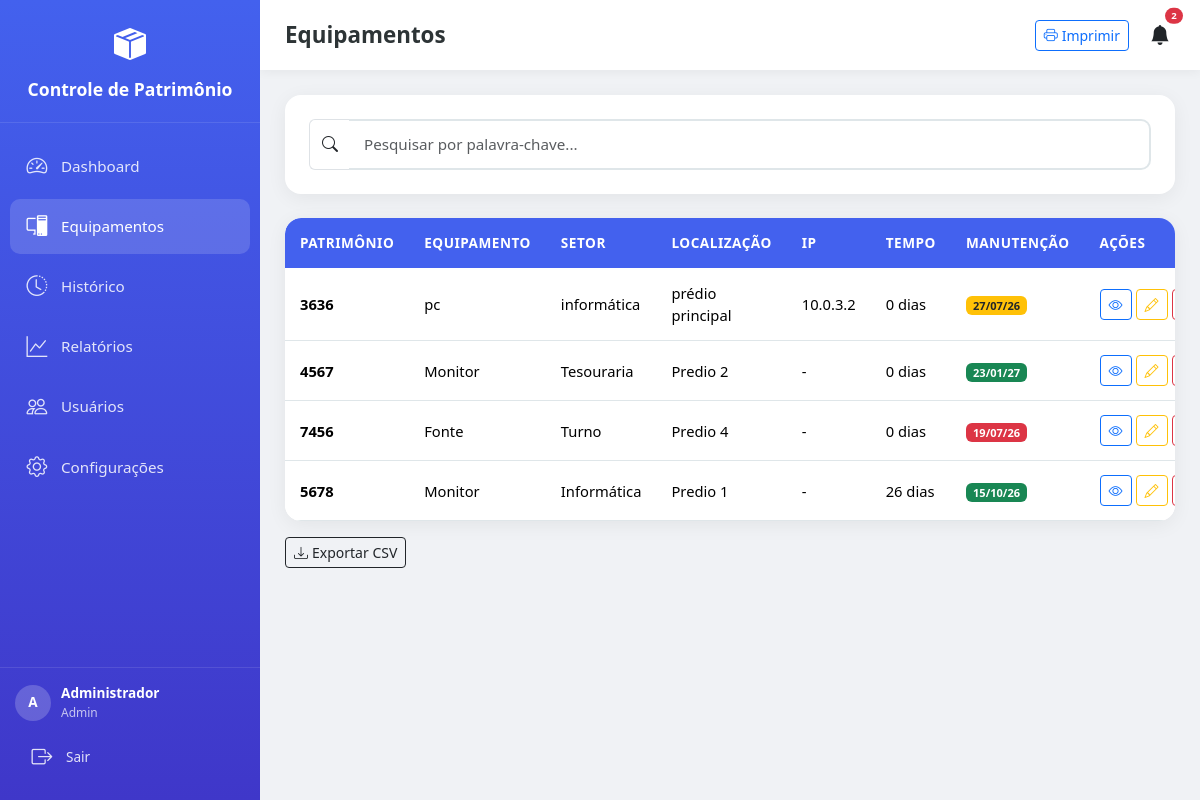
The app's page /equipamentos (signed in) with its own data.
### app/models/models.py (models this page shows, shortened)
class Configuracao(db.Model):
    __tablename__ = 'configuracoes'
    id = db.Column(db.Integer, primary_key=True)
    nome_empresa = db.Column(db.String(200), default='Controle de Patrimônio')
    logo = db.Column(db.String(200), nullable=True)
    dias_lembrete_manutencao = db.Column(db.String(50), default='30,15,7,1')
    tema = db.Column(db.String(20), default='claro')
    data_atualizacao = db.Column(db.DateTime, default=datetime.now, onupdate=datetime.now)

class Usuario(UserMixin, db.Model):
    __tablename__ = 'usuarios'
    id = db.Column(db.Integer, primary_key=True)
    nome = db.Column(db.String(100), nullable=False)
    username = db.Column(db.String(50), unique=True, nullable=False)
    email = db.Column(db.String(120), unique=True, nullable=False)
    password_hash = db.Column(db.String(256), nullable=False)
    is_admin = db.Column(db.Boolean, default=False)
    ativo = db.Column(db.Boolean, default=True)
    data_criacao = db.Column(db.DateTime, default=datetime.now)
    equipamentos = db.relationship('Equipamento', backref='usuario_cadastro', lazy=True)

class Equipamento(db.Model):
    __tablename__ = 'equipamentos'
    id = db.Column(db.Integer, primary_key=True)
    patrimonio = db.Column(db.String(50))
    data_inclusao = db.Column(db.Date, default=date.today)
    baixado = db.Column(db.Boolean, default=False)
    data_baixa = db.Column(db.Date, nullable=True)
    equipamento = db.Column(db.String(100))
    area_patrimonial = db.Column(db.String(100))
    setor = db.Column(db.String(100))
    localizacao = db.Column(db.String(100))
    especificacao = db.Column(db.Text)
    ultima_manutencao = db.Column(db.Date, nullable=True)
    proxima_manutencao = db.Column(db.Date, nullable=True)
    sistema_operacional = db.Column(db.String(100))
    placa_mae = db.Column(db.String(100))
    processador = db.Column(db.String(100))
    memoria_ram = db.Column(db.String(50))
    armazenamento = db.Column(db.String(100))
    ip = db.Column(db.String(50))
    usuario_id = db.Column(db.Integer, db.ForeignKey('usuarios.id'), nullable=False)
    data_criacao = db.Column(db.DateTime, default=datetime.now)
    data_atualizacao = db.Column(db.DateTime, default=datetime.now, onupdate=datetime.now)
    observacoes = db.relationship('Observacao', backref='equipamento', lazy=True, cascade='all, delete-orphan')
    @property
    def tempo_uso(self):
        if self.baixado and self.data_baixa:
            end_date = self.data_baixa
        else:
            end_date = date.today()
        if not self.data_inclusao:
            return {'anos': 0, 'meses': 0, 'dias': 0}
        delta = end_date - self.data_inclusao
        anos = delta.days // 365
        meses = (delta.days % 365) // 30
        dias = (delta.days % 365) % 30
        return {'anos': anos, 'meses': meses, 'dias': dias, 'total_dias': delta.days}
    @property
    def tempo_uso_formatado(self):
        t = self.tempo_uso
        partes = []
        if t['anos'] > 0:
            partes.append(f"{t['anos']} ano{'s' if t['anos'] > 1 else ''}")
        if t['meses'] > 0:
            partes.append(f"{t['meses']} mes{'es' if t['meses'] > 1 else ''}")
        if t['dias'] > 0:
            partes.append(f"{t['dias']} dia{'s' if t['dias'] > 1 else ''}")
        return ', '.join(partes) if partes else '0 dias'
    @property
    def status_manutencao(self):
        if not self.proxima_manutencao:
            return 'sem_manutencao'
        hoje = date.today()
        delta = (self.proxima_manutencao - hoje).days
        if delta < 0:
            return 'vencido'
        elif delta <= 30:
            return 'proximo'
        else:
            return 'ok'

### app/routes/main.py (the view, shortened to what this page needs)
@bp.route('/equipamentos')
@login_required
def equipamentos():
    page = request.args.get('page', 1, type=int)
    per_page = request.args.get('per_page', 25, type=int)
    query = Equipamento.query
    filtro_setor = request.args.get('setor', '')
    filtro_area = request.args.get('area_patrimonial', '')
    filtro_local = request.args.get('localizacao', '')
    filtro_equip = request.args.get('equipamento', '')
    filtro_status = request.args.get('status', '')
    filtro_manutencao = request.args.get('manutencao', '')
    filtro_usuario = request.args.get('usuario_id', '')
    busca = request.args.get('busca', '')
    ordenar = request.args.get('ordenar', 'data_inclusao')
    direcao = request.args.get('direcao', 'desc')
    if filtro_setor:
        query = query.filter(Equipamento.setor == filtro_setor)
    if filtro_area:
        query = query.filter(Equipamento.area_patrimonial == filtro_area)
    if filtro_local:
        query = query.filter(Equipamento.localizacao == filtro_local)
    if filtro_equip:
        query = query.filter(Equipamento.equipamento == filtro_equip)
    if filtro_status == 'ativos':
        query = query.filter_by(baixado=False)
    elif filtro_status == 'baixados':
        query = query.filter_by(baixado=True)
    if filtro_manutencao == 'proxima':
        hoje = date.today()
        dias_alertas = [30, 15, 7, 1]
        query = query.filter(Equipamento.proxima_manutencao != None)
        query = query.filter(Equipamento.proxima_manutencao <= hoje + timedelta(days=30))
    elif filtro_manutencao == 'vencida':
        query = query.filter(Equipamento.proxima_manutencao < date.today())
    elif filtro_manutencao == 'sem':
        query = query.filter(Equipamento.proxima_manutencao == None)
    if filtro_usuario:
        query = query.filter_by(usuario_id=int(filtro_usuario))
    if ordenar == 'patrimonio':
        col = Equipamento.patrimonio
    elif ordenar == 'data':
        col = Equipamento.data_inclusao
    elif ordenar == 'equipamento':
        col = Equipamento.equipamento
    elif ordenar == 'setor':
        col = Equipamento.setor
    elif ordenar == 'tempo_uso':
        col = Equipamento.data_inclusao
    elif ordenar == 'ultima_manutencao':
        col = Equipamento.ultima_manutencao
    elif ordenar == 'proxima_manutencao':
        col = Equipamento.proxima_manutencao
    else:
        col = Equipamento.data_inclusao
    if direcao == 'desc':
        col = col.desc()
    query = query.order_by(Equipamento.baixado.asc(), col)
    pagination = query.paginate(page=page, per_page=per_page, error_out=False)
    setores = db.session.query(Equipamento.setor).distinct().all()
    areas = db.session.query(Equipamento.area_patrimonial).distinct().all()
    locais = db.session.query(Equipamento.localizacao).distinct().all()
    equip_tipos = db.session.query(Equipamento.equipamento).distinct().all()
    usuarios = Usuario.query.all()
    config = Configuracao.query.first()
    return render_template('equipamentos.html',
        equipamentos=pagination.items,
        pagination=pagination,
        setores=setores, areas=areas, locais=locais,
        equip_tipos=equip_tipos, usuarios=usuarios,
        filtros=request.args, config=config
    )

### app/templates/equipamentos.html (shortened to what this page needs)
{% extends "base.html" %}
{% block page_title %}Equipamentos{% endblock %}
{% block content %}
<div class="card-modern p-3 p-md-4 mb-4 no-print">
    <form method="GET"
          action="{{ url_for('main.equipamentos') }}"
          id="formBusca"
          class="w-100">
        <div class="input-group w-100 flex-nowrap">
            <span class="input-group-text bg-white border-end-0 flex-shrink-0">
                <i class="bi bi-search"></i>
            </span>
            <input
                type="text"
                name="busca"
                id="campoBusca"
                class="form-control form-control-modern border-start-0"
                placeholder="Pesquisar por palavra-chave..."
                value="{{ request.args.get('busca','') }}"
                autocomplete="off"
            >
        </div>
    </form>
</div>
<div class="card-modern overflow-hidden">
    <div class="table-responsive">
        <table class="table table-modern table-hover mb-0">
            <thead>
                <tr>
                    <th>Patrimônio</th>
                    <th class="d-none d-md-table-cell">Equipamento</th>
                    <th class="d-none d-sm-table-cell">Setor</th>
                    <th class="d-none d-lg-table-cell">Localização</th>
                    <th class="d-none d-xl-table-cell">IP</th>
                    <th>Tempo</th>
                    <th>Manutenção</th>
                    <th class="no-print">Ações</th>
                </tr>
            </thead>
            <tbody>
                {% for eq in equipamentos %}
                <tr class="{{ 'baixado' if eq.baixado else '' }}">
                    <td>
                        <span class="fw-bold d-block">{{ eq.patrimonio or '-' }}</span>
                    </td>
                    <td class="d-none d-md-table-cell">{{ eq.equipamento or '-' }}</td>
                    <td class="d-none d-sm-table-cell">{{ eq.setor or '-' }}</td>
                    <td class="d-none d-lg-table-cell">{{ eq.localizacao or '-' }}</td>
                    <td class="d-none d-xl-table-cell">{{ eq.ip or '-' }}</td>
                    <td>{{ eq.tempo_uso_formatado }}</td>
                    <td>
                        {% if eq.proxima_manutencao %}
                            {% if eq.status_manutencao == 'vencido' %}
                                <span class="badge bg-danger">{{ eq.proxima_manutencao.strftime('%d/%m/%y') }}</span>
                            {% elif eq.status_manutencao == 'proximo' %}
                                <span class="badge bg-warning text-dark">{{ eq.proxima_manutencao.strftime('%d/%m/%y') }}</span>
                            {% else %}
                                <span class="badge bg-success">{{ eq.proxima_manutencao.strftime('%d/%m/%y') }}</span>
                            {% endif %}
                        {% else %}
                            <span class="badge bg-secondary">Não agend.</span>
                        {% endif %}
                    </td>
                    <td class="no-print">
                        <div class="d-flex gap-1">
                            <a href="{{ url_for('main.equipamento_detalhe', id=eq.id) }}" class="btn btn-sm btn-outline-primary" title="Ver"><i class="bi bi-eye"></i></a>
                            {% if current_user.is_admin or eq.usuario_id == current_user.id %}
                            <a href="{{ url_for('main.equipamento_editar', id=eq.id) }}" class="btn btn-sm btn-outline-warning" title="Editar"><i class="bi bi-pencil"></i></a>
                            {% endif %}
                            {% if current_user.is_admin %}
                            <form method="POST" action="{{ url_for('main.equipamento_excluir', id=eq.id) }}" class="d-inline" onsubmit="return confirm('Excluir este equipamento?')">
                                <button type="submit" class="btn btn-sm btn-outline-danger" title="Excluir"></button>
                            </form>
                            {% endif %}
                        </div>
                    </td>
                </tr>
                {% else %}
                <tr><td colspan="8" class="text-center py-5 text-muted">Nenhum equipamento encontrado.</td></tr>
                {% endfor %}
            </tbody>
        </table>
    </div>
</div>
<div class="mt-3 no-print d-flex flex-wrap gap-2">
    <a href="{{ url_for('main.exportar_csv') }}" class="btn btn-outline-dark btn-sm"><i class="bi bi-download me-1"></i>Exportar CSV</a>
</div>
{% endblock %}

### app/templates/base.html (shortened to what this page needs)
<!DOCTYPE html>
<html lang="pt-BR" data-theme="{{ config.tema if config else 'claro' }}">
<head>
    <link href="https://cdn.jsdelivr.net/npm/bootstrap@5.3.2/dist/css/bootstrap.min.css" rel="stylesheet">
    <link rel="stylesheet" href="https://cdn.jsdelivr.net/npm/bootstrap-icons@1.11.1/font/bootstrap-icons.css">
    <link rel="stylesheet" href="/static/css/style.css">
</head>
<body>
    {% if current_user.is_authenticated %}
    <nav class="sidebar" id="sidebar">
        <div class="sidebar-header">
            <div class="logo-icon"><i class="bi bi-box-seam-fill"></i></div>
            <div class="logo-text">{{ config.nome_empresa if config else 'Patrimônio' }}</div>
        </div>
        <div class="sidebar-nav">
            <div class="nav-item">
                <a href="{{ url_for('main.dashboard') }}" class="nav-link {% if request.endpoint == 'main.dashboard' %}active{% endif %}">
                    <i class="bi bi-speedometer2"></i>
                    <span class="nav-text">Dashboard</span>
                </a>
            </div>
            <div class="nav-item">
                <a href="{{ url_for('main.equipamentos') }}" class="nav-link {% if request.endpoint.startswith('main.equipamento') %}active{% endif %}">
                    <i class="bi bi-pc-display"></i>
                    <span class="nav-text">Equipamentos</span>
                </a>
            </div>
            <div class="nav-item">
                <a href="{{ url_for('main.historico') }}" class="nav-link {% if request.endpoint == 'main.historico' %}active{% endif %}">
                    <i class="bi bi-clock-history"></i>
                    <span class="nav-text">Histórico</span>
                </a>
            </div>
            <div class="nav-item">
                <a href="{{ url_for('main.relatorios') }}" class="nav-link {% if request.endpoint == 'main.relatorios' %}active{% endif %}">
                    <i class="bi bi-graph-up"></i>
                    <span class="nav-text">Relatórios</span>
                </a>
            </div>
            {% if current_user.is_admin %}
            <div class="nav-item">
                <a href="{{ url_for('admin.usuarios') }}" class="nav-link {% if request.endpoint.startswith('admin.') %}active{% endif %}">
                    <i class="bi bi-people"></i>
                    <span class="nav-text">Usuários</span>
                </a>
            </div>
            <div class="nav-item">
                <a href="{{ url_for('admin.configuracoes') }}" class="nav-link {% if request.endpoint == 'admin.configuracoes' %}active{% endif %}">
                    <i class="bi bi-gear"></i>
                    <span class="nav-text">Configurações</span>
                </a>
            </div>
            {% endif %}
        </div>
        <div class="sidebar-footer">
            <div class="user-info">
                <div class="user-avatar">{{ current_user.nome[0] }}</div>
                <div>
                    <div style="font-weight:600;">{{ current_user.nome }}</div>
                    <div style="opacity:0.7; font-size:0.75rem;">{{ 'Admin' if current_user.is_admin else 'Usuário' }}</div>
                </div>
            </div>
            <a href="{{ url_for('auth.logout') }}" class="nav-link mt-2" style="font-size:0.85rem;">
                <i class="bi bi-box-arrow-right"></i>
                <span class="nav-text">Sair</span>
            </a>
        </div>
    </nav>
    {% endif %}
    <div class="main-content">
        {% if current_user.is_authenticated %}
        <div class="topbar no-print">
            <h1 class="page-title">{% block page_title %}Dashboard{% endblock %}</h1>
            <div class="d-flex align-items-center gap-2 gap-md-3">
                <a href="{{ url_for('main.impressao') }}" target="_blank" class="btn btn-sm btn-outline-primary no-print d-none d-md-inline-flex">
                    <i class="bi bi-printer me-1"></i> Imprimir
                </a>
                <div class="dropdown no-print">
                    <button class="btn btn-link text-dark position-relative p-1" data-bs-toggle="dropdown">
                        <i class="bi bi-bell-fill fs-5"></i>
                        <span class="position-absolute top-0 start-100 translate-middle badge rounded-pill bg-danger" id="notifCount" style="font-size:0.6rem; display:none;">0</span>
                    </button>
                </div>
            </div>
        </div>
        {% endif %}
        <div class="content-area">
            {% block content %}{% endblock %}
        </div>
    </div>
</body>
</html>

### records on screen
Configuracao: nome_empresa "Controle de Patrimônio"
Usuario: nome "A", nome "Administrador", is_admin "Admin"
Equipamento: patrimonio "3636", equipamento "pc", setor "informática", localizacao "prédio principal", ip "10.0.3.2", tempo_uso_formatado "0 dias", proxima_manutencao "27/07/26"
Equipamento: patrimonio "4567", equipamento "Monitor", setor "Tesouraria", localizacao "Predio 2", ip "-", tempo_uso_formatado "0 dias", proxima_manutencao "23/01/27"
Equipamento: patrimonio "7456", equipamento "Fonte", setor "Turno", localizacao "Predio 4", ip "-", tempo_uso_formatado "0 dias", proxima_manutencao "19/07/26"
Equipamento: patrimonio "5678", equipamento "Monitor", setor "Informática", localizacao "Predio 1", ip "-", tempo_uso_formatado "26 dias", proxima_manutencao "15/10/26"
